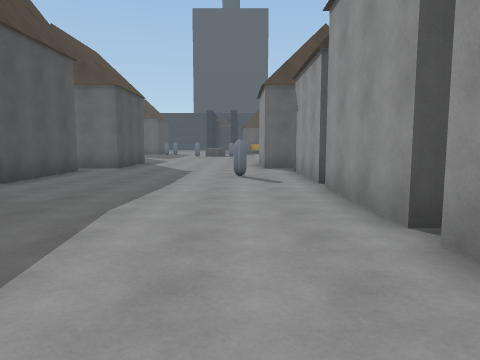
view 1 (above)

18 first-person views from a walk through a 3-D level made in the Unity game engine. The camera is 1.5 m above the floor, tilts 6° down and sees 70° across. The floor is counted in squares, 2 m on a side. Each view is taken from the middle of a square. On the plan, view 1 faces up. The plan holds only what a view shows up to about 11 squares ahead; the rest is blank. The place goes on beyond the plan. The player is left out.

view 2
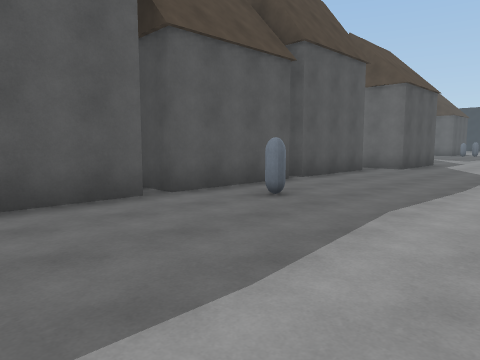

view 3
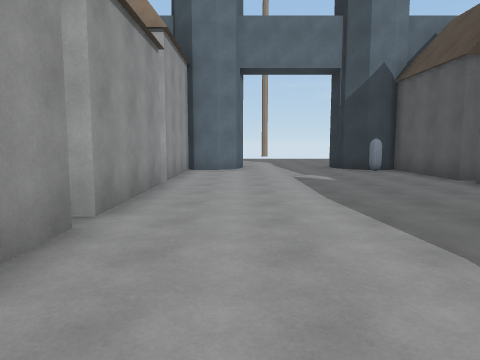

view 4
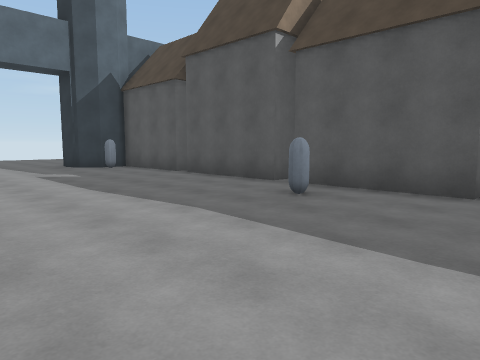

view 5
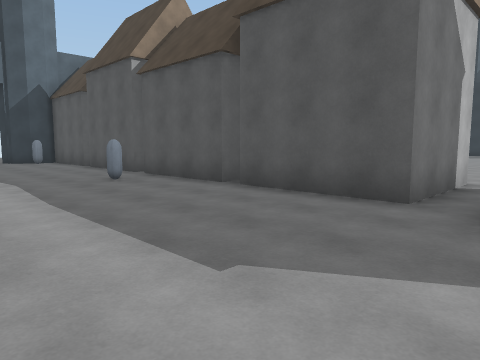

view 6
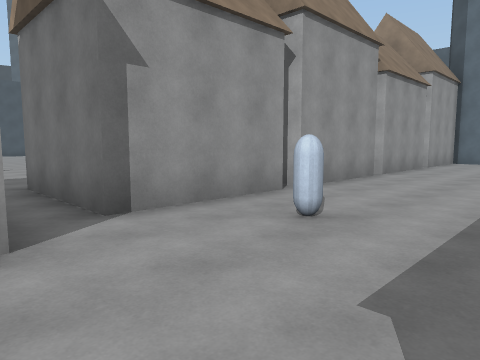

view 7
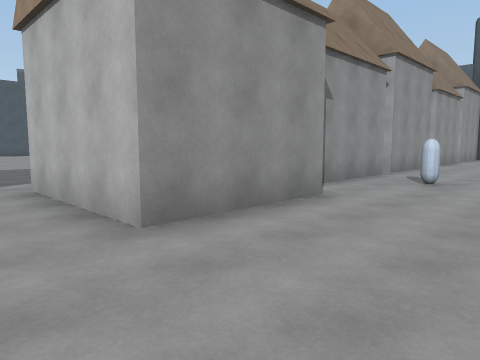

view 8
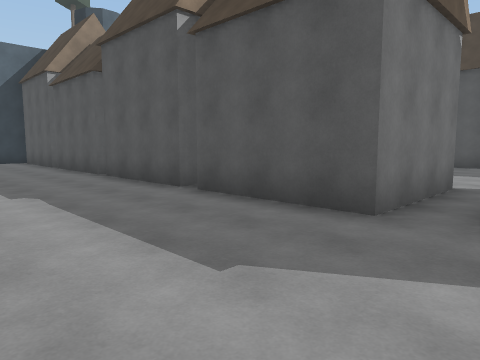

view 9
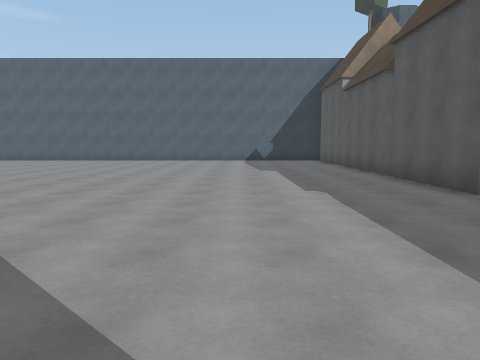

view 10
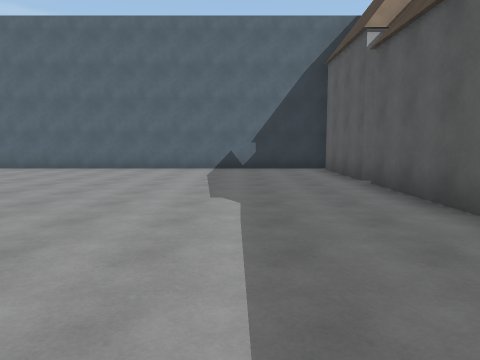

view 11
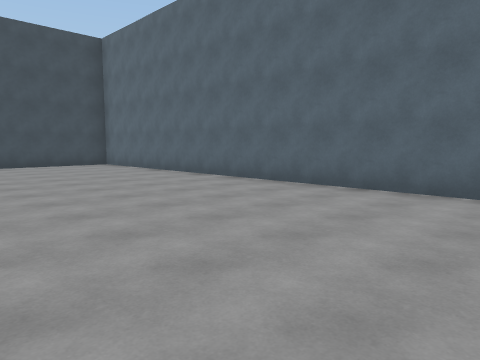

view 12
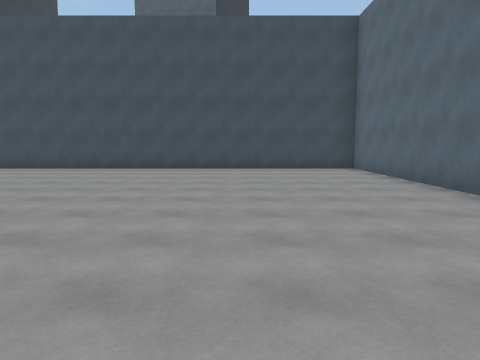

view 13
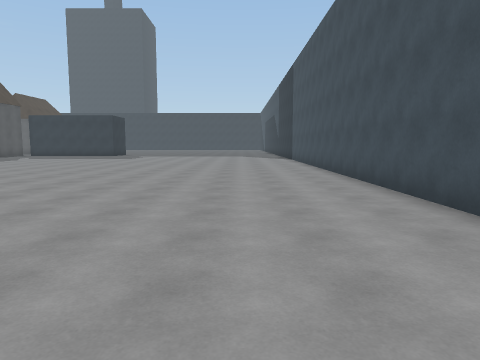

view 14
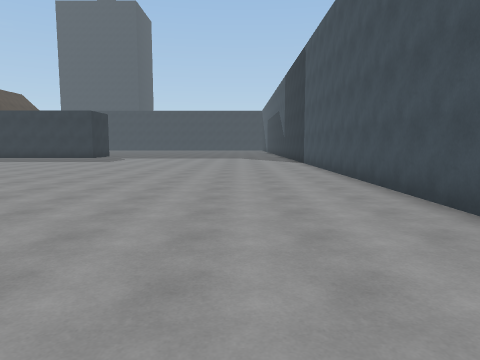

view 15
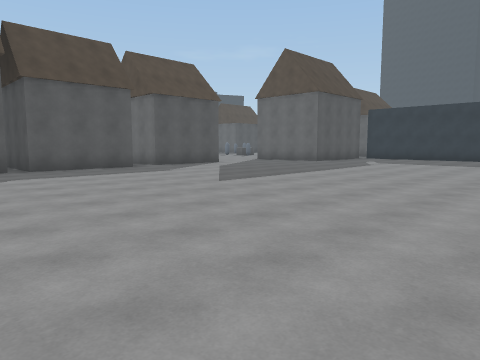

view 16
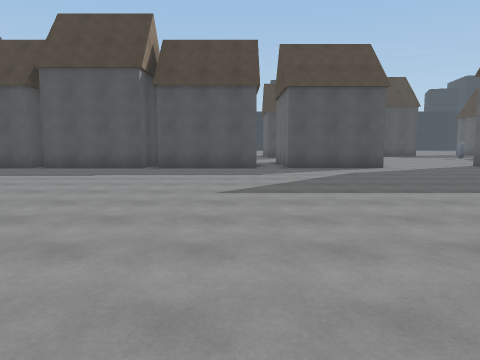

view 17
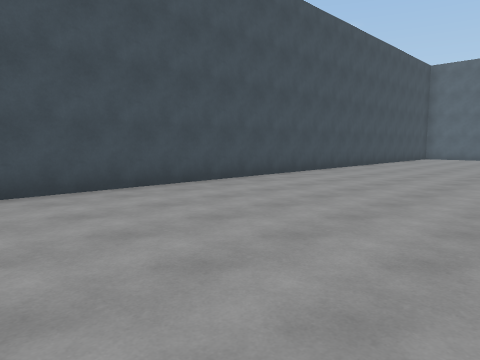

view 18
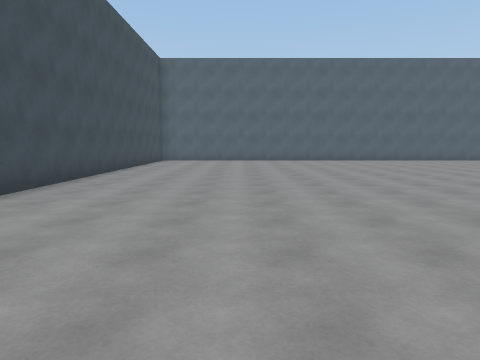

### Floor plan
Points are (right, up) in squares from view 1. A wall is a line through its corners. A room is listed if a view was taken in it or the views show most of it. See-through windows are left out.
Room 1 (views 1, 2, 3, 4, 5, 6, 7)
walls: (-4.5, 6) (-4.5, 3); (1.5, 6.5) (1.5, 9.5); (-4.5, 2.5) (-4.5, -0.5); (1.5, 3) (1.5, 6); (1.8, 10.5) (0.7, 10.5) (0.7, 13.5); (-3.7, 11.9) (-3.7, 10.5) (-5, 10.5); (-7.5, 9.5) (-4.5, 9.5) (-4.5, 6.5); (-4.5, -0.9) (-4.5, -4); (1.5, -0.5) (1.5, 2.5); (-3.1, -4.3) (-2.9, -5); (-0.1, -5) (0.1, -4.4) (0.7, -4) (1.5, -4) (1.5, -1)
ways out: opening at (0, 14.5) to room 2; opening at (1, 10) to room 2; opening at (-8, 10); opening at (-1.5, -5)
objects: other object (-4, -4); other object (-3, 4); other object (0, 8)
Room 2 (views 8, 9, 10, 11, 12, 13, 14, 15, 16, 17, 18)
walls: (4.5, 6) (4.5, 3); (4.5, 2.5) (4.5, -0.5); (4.5, -0.9) (4.5, -4); (1.5, 9.5) (4.5, 9.5) (4.5, 6.5); (4.2, -4.5) (22.5, -4.5) (22.5, 14.1); (0.7, 13.5) (4.3, 13.5) (4.3, 10.5)
ways out: opening at (0, 14.5) to room 1; opening at (1, 10) to room 1

Positions as (right, up) in squares from view 1, and headings:
1: (0, 0), facing up
2: (0, 0), facing up-left
3: (0, 6), facing down
4: (1, 7), facing down-left
5: (0, 11), facing down-left
6: (-2, 11), facing down-right
7: (-2, 15), facing down-right
8: (8, 11), facing down-left
9: (8, 11), facing down
10: (7, 6), facing down
11: (10, 1), facing down-right
12: (12, -1), facing right
13: (20, 0), facing up
14: (20, 3), facing up
15: (15, 4), facing up-left
16: (15, 9), facing left
17: (17, 14), facing down-right
18: (19, 11), facing down
